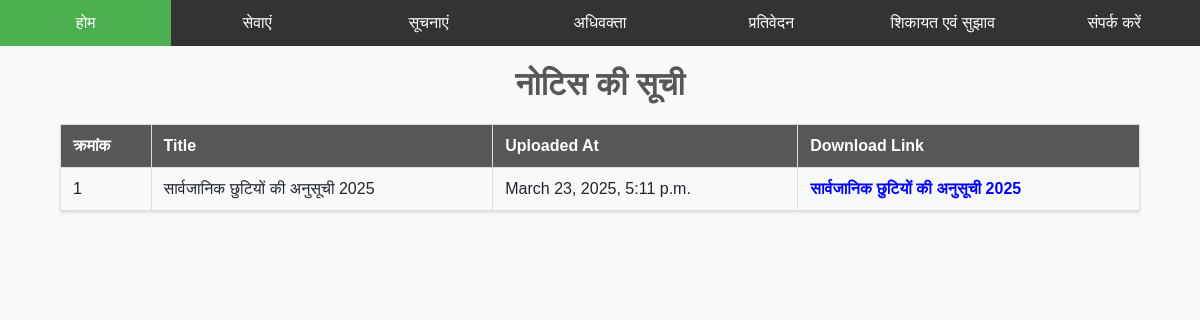
Before: /notice/ with the older database file.
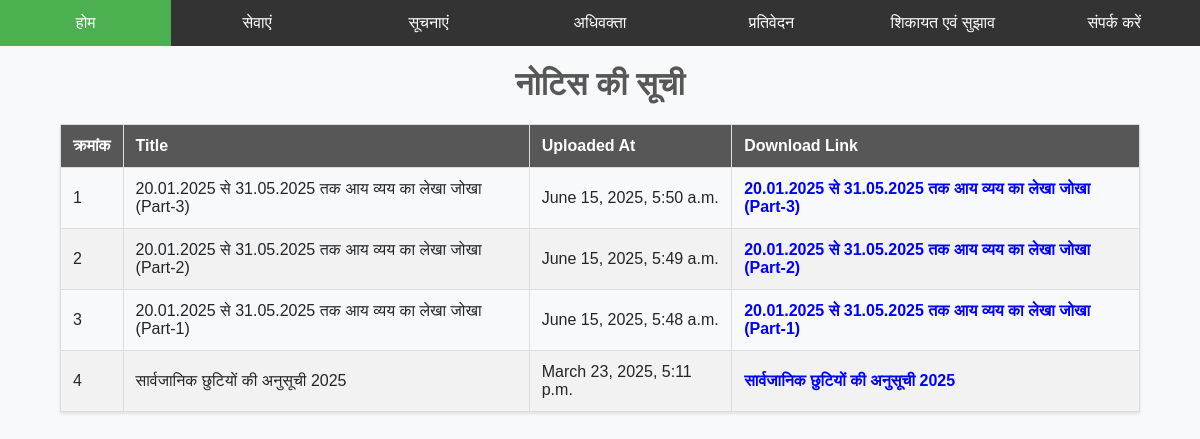
After: the same page with the newer database file.
### notice/models.py (models this page shows, shortened)
class Notice(models.Model):
    title = models.CharField(max_length=100)
    content = models.TextField(default=None, blank=True, null=True)
    file = models.FileField(upload_to='notice/')
    created_at = models.DateTimeField(auto_now_add=True)
    updated_at = models.DateTimeField(auto_now=True)
    is_active = models.BooleanField(default=True)

### notice/views.py (the view)
# urls.py: path("", views.list_notice, name="list_notices"),
def list_notice(request):
    notices = Notice.objects.all().order_by('-created_at')[0:12]
    return render(request, 'list_notices.html', context={"notices": notices})

### notice/templates/list_notices.html (shortened to what this page needs)
{% extends "base.html" %}
{% block content %}
<h1>नोटिस की सूची</h1>
<table>
    <thead>
        <tr>
            <th>क्रमांक</th>
            <th>Title</th>
            <th>Uploaded At</th>
            <th>Download Link</th>
        </tr>
    </thead>
    <tbody>
        {% for notice in notices %}
        <tr>
            <td>{{ forloop.counter }}</td>
            <td>{{ notice.title }}</td>
            <td>{{ notice.created_at }}</td>
            <td><a href="/media/{{ notice.file }}" target="_blank" style="text-decoration: none; color: #333; font-weight: bold; word-wrap: break-word;">
                <span style="color: blue; cursor: pointer;">{{ notice.title }}</span>
            </a></td>
        </tr>
        {% endfor %}
    </tbody>
</table>
{% endblock content %}

Changed rows visible on the page:
added Notice: title "20.01.2025 से 31.05.2025 तक आय व्यय का लेखा जोखा (Part-3)", created_at "June 15, 2025, 5:50 a.m."
added Notice: title "20.01.2025 से 31.05.2025 तक आय व्यय का लेखा जोखा (Part-2)", created_at "June 15, 2025, 5:49 a.m."
added Notice: title "20.01.2025 से 31.05.2025 तक आय व्यय का लेखा जोखा (Part-1)", created_at "June 15, 2025, 5:48 a.m."
